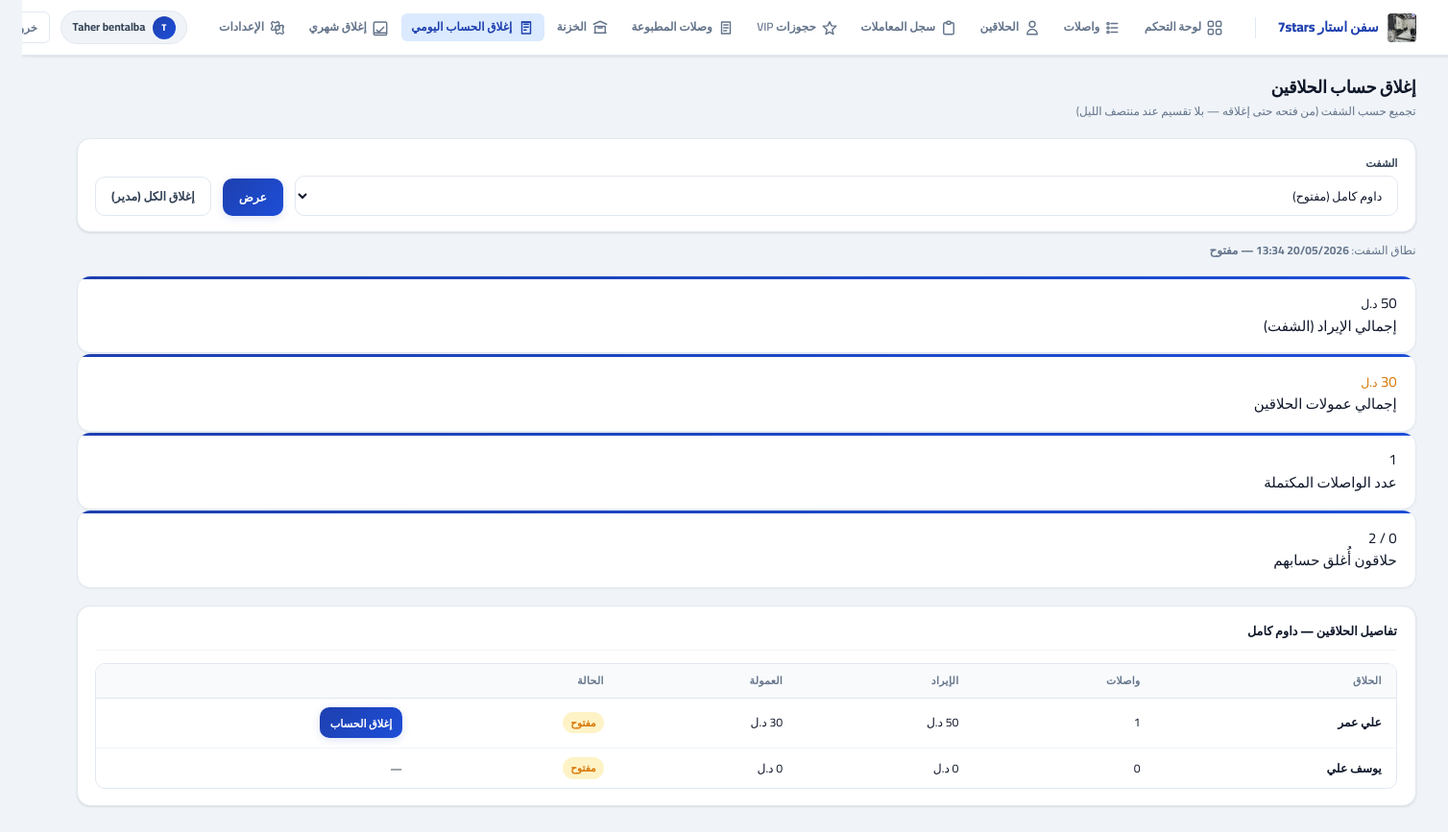
Before: /app/daily-close/ (signed in) with the older database file.
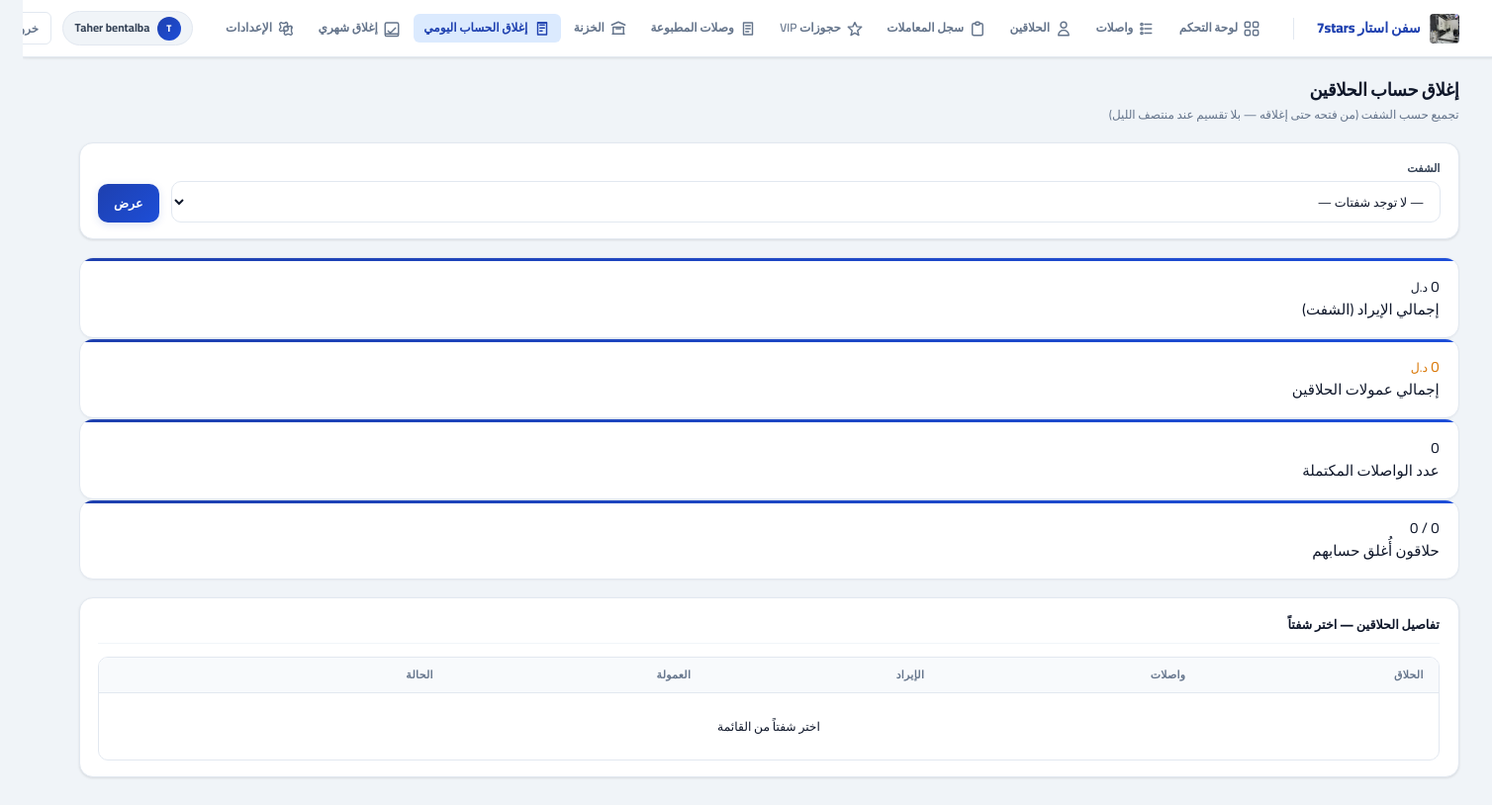
After: the same page with the newer database file.
### core/models.py (models this page shows, shortened)
class TimestampedModel(models.Model):
    created_at = models.DateTimeField(auto_now_add=True, db_index=True)
    updated_at = models.DateTimeField(auto_now=True, db_index=True)
    class Meta:
        abstract = True

class Shift(TimestampedModel):
    name = models.CharField(max_length=120, blank=True, default="")
    started_at = models.DateTimeField(default=timezone.now, db_index=True)
    ended_at = models.DateTimeField(null=True, blank=True, db_index=True)
    is_closed = models.BooleanField(default=False, db_index=True)
    closed_by = models.ForeignKey(
        settings.AUTH_USER_MODEL,
        on_delete=models.PROTECT,
        null=True,
        blank=True,
        related_name="closed_shifts",
    )
    assigned_cashiers = models.ManyToManyField(
        settings.AUTH_USER_MODEL,
        blank=True,
        related_name="assigned_shifts",
    )
    last_ticket_sequence = models.PositiveIntegerField(
        default=0,
        help_text="آخر رقم تسلسلي للوصل ضمن هذا الشفت",
    )

### accounts/models.py (models this page shows, shortened)
class BarberProfile(models.Model):
    user = models.OneToOneField(
        "accounts.User",
        on_delete=models.CASCADE,
        related_name="barber_profile",
        null=True,
        blank=True,
    )
    name = models.CharField(max_length=120, blank=True, default="", verbose_name="اسم الحلاق")
    default_commission_pct = models.DecimalField(max_digits=5, decimal_places=2, default=0)
    is_active = models.BooleanField(default=True)
    class Meta:
        ordering = ["name"]
    @property
    def display_name(self) -> str:
        n = (self.name or "").strip()
        if n:
            return n
        if self.user_id:
            return self.user.get_full_name() or self.user.username
        return "حلاق"

### barber_ms/views.py (the view, shortened to what this page needs)
# urls.py: path("daily-close/", views.daily_close_view, name="daily_close"),
@login_required
def daily_close_view(request):
    if not _is_cashier_or_admin(request.user):
        messages.error(request, "ليس لديك صلاحية الوصول.")
        return redirect("frontend:dashboard")
    shift_choices = recent_shifts_for_close()
    selected_shift = None
    shift_id = request.GET.get("shift_id") or request.POST.get("shift_id")
    if shift_id:
        selected_shift = Shift.objects.filter(pk=shift_id).first()
    if not selected_shift and shift_choices:
        selected_shift = shift_choices[0]
    summaries = []
    if selected_shift:
        summaries = [
            barber_shift_summary(bp, selected_shift)
            for bp in BarberProfile.objects.order_by("name")
        ]
    totals = {
        "revenue": sum(s["total_revenue"] for s in summaries),
        "commission": sum(s["total_commission"] for s in summaries),
        "tickets": sum(s["ticket_count"] for s in summaries),
        "closed": sum(1 for s in summaries if s["is_closed"]),
    }
    return render(
        request,
        "frontend/daily_close.html",
        {
            "selected_shift": selected_shift,
            "shift_range": shift_display_range(selected_shift) if selected_shift else "",
            "shift_choices": shift_choices,
            "summaries": summaries,
            "totals": totals,
            "is_admin": _is_admin(request.user),
        },
    )

### barber_ms/context_processors.py (called while the page is built)
def _time_greeting_ar() -> str:
    h = timezone.localtime().hour
    if 5 <= h < 12:
        return "صباح الخير"
    if 12 <= h < 17:
        return "طاب نهارك"
    if 17 <= h < 22:
        return "مساء الخير"
    return "أهلاً بك"

def system_settings(request):
    try:
        qs = SystemSetting.objects.filter(key__in=_DEFAULTS.keys()).values_list("key", "value")
        stored = dict(qs)
    except Exception:
        stored = {}
    merged = {k: stored.get(k) or v for k, v in _DEFAULTS.items()}
    theme_key = merged.get("theme", "ocean")
    theme = THEMES.get(theme_key, THEMES["ocean"])
    now_local = timezone.localtime()
    return {
        "sys": merged,
        "theme": theme,
        "themes": THEMES,
        "time_greeting": _time_greeting_ar(),
        "now_local": now_local,
        "weekday_ar": _AR_WEEKDAYS[now_local.weekday()],
        "barber_login_enabled": merged.get("barber_login_enabled", "0") == "1",
    }

### barber_ms/views.py (called while the page is built)
def _is_admin(user):
    return user.role == UserRole.ADMIN or user.is_superuser

def _is_cashier_or_admin(user):
    return user.role in (UserRole.ADMIN, UserRole.CASHIER) or user.is_superuser

### templates/frontend/daily_close.html (shortened to what the changed rows need)
{% extends "frontend/base.html" %}
{% block content %}
<div class="filter-bar card" style="padding:16px 18px;margin-bottom:18px;display:flex;flex-wrap:wrap;gap:12px;align-items:end">
  <form method="get" style="display:flex;flex-wrap:wrap;gap:12px;align-items:end;flex:1">
    <div class="field" style="min-width:220px">
      <label>الشفت</label>
      <select name="shift_id" class="field-input">
        {% for s in shift_choices %}
        <option value="{{ s.id }}" {% if selected_shift and s.id == selected_shift.id %}selected{% endif %}>
          {{ s.name }}{% if not s.is_closed %} (مفتوح){% endif %}
        </option>
        {% empty %}
        <option value="">— لا توجد شفتات —</option>
        {% endfor %}
      </select>
    </div>
  </form>
  {% if selected_shift and is_admin %}
  <form method="post" style="margin-right:auto">
    <button type="submit" class="btn btn-o" onclick="return confirm('إغلاق حساب جميع الحلاقين لهذا الشفت؟')">إغلاق الكل (مدير)</button>
  </form>
  {% endif %}
</div>
{% if selected_shift %}
<p style="font-size:.8rem;color:var(--muted);margin:-8px 0 16px">
  نطاق الشفت: <b>{{ shift_range }}</b>
</p>
{% endif %}
<div class="summary-grid" style="margin-bottom:18px">
  <div class="kpi-card">
  </div>
  <div class="kpi-card">
  </div>
  <div class="kpi-card">
  </div>
  <div class="kpi-card">
    <div class="kpi-data">
      <div class="kv">{{ totals.closed }} / {{ summaries|length }}</div>
      <div class="kl">حلاقون أُغلق حسابهم</div>
    </div>
  </div>
</div>
<div class="card-accent">
  <div class="card-accent-inner">
    <div class="section-title">تفاصيل الحلاقين — {% if selected_shift %}{{ selected_shift.name }}{% else %}اختر شفتاً{% endif %}</div>
    <div class="tbl-wrap" style="margin-top:12px">
      <table>
        <thead>
          <tr>
            <th>الحلاق</th>
            <th>واصلات</th>
            <th>الإيراد</th>
            <th>العمولة</th>
            <th>الحالة</th>
            <th></th>
          </tr>
        </thead>
        <tbody>
          {% for s in summaries %}
          <tr>
            <td>
              <a href="{% url 'frontend:barber_operations' s.barber.id %}?period=shift&shift_id={{ selected_shift.id }}">
                <b>{{ s.barber.display_name }}</b>
              </a>
            </td>
            <td>{{ s.ticket_count }}</td>
            <td>{{ s.total_revenue|floatformat:0 }} {{ sys.currency }}</td>
            <td>{{ s.total_commission|floatformat:0 }} {{ sys.currency }}</td>
            <td>
              {% if s.is_closed %}
              <span class="badge badge-green">مُغلق</span>
              {% else %}
              <span class="badge badge-yellow">مفتوح</span>
              {% endif %}
            </td>
            <td>
              {% if not s.is_closed and s.ticket_count > 0 %}
              <form method="post" style="display:inline">
                <button type="submit" class="btn btn-p btn-sm">إغلاق الحساب</button>
              </form>
              {% elif s.is_closed %}
              <span class="muted" style="font-size:.75rem">{{ s.close_record.closed_at|date:"H:i" }}</span>
              {% else %}
              <span class="muted" style="font-size:.75rem">—</span>
              {% endif %}
            </td>
          </tr>
          {% empty %}
          <tr><td colspan="6" class="muted" style="text-align:center;padding:24px">{% if selected_shift %}لا حلاقين{% else %}اختر شفتاً من القائمة{% endif %}</td></tr>
          {% endfor %}
        </tbody>
      </table>
    </div>
  </div>
</div>
{% endblock %}

Changed rows visible on the page:
removed Shift: name "داوم كامل"
no longer on this page (row unchanged): BarberProfile: barber.display_name "علي عمر"
no longer on this page (row unchanged): BarberProfile: barber.display_name "يوسف علي"
Other visible differences:
form field shift_id: "داوم كامل (مفتوح)" → "— لا توجد شفتات —"
{{ summaries|length }}: "2" → "0"
{{ shift_range }}: "20/05/2026 13:34 — مفتوح" → (not shown)
text no longer shown: "إغلاق الكل (مدير) نطاق الشفت:"
text now shown: "اختر شفتاً اختر شفتاً من القائمة"
